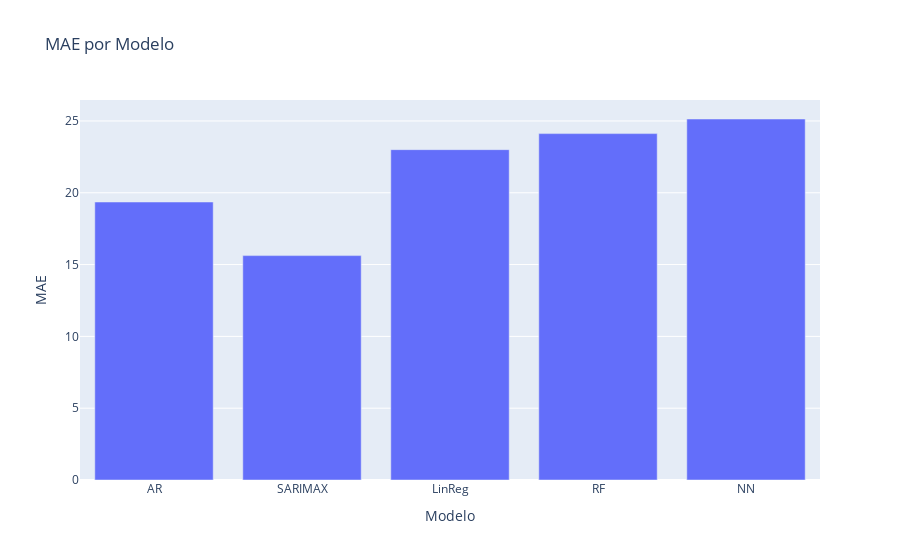

The notebook cell this image was saved under:
### Markdown cell above
# Dashboard

### Code cell
# Parámetros
window = 24 * 7
nlags  = 48

# Media móvil
rolling_mean = ts.rolling(window=window, center=True).mean()

# Fig 1: Serie vs Media móvil
fig_rolling = go.Figure()
fig_rolling.add_trace(go.Scatter(x=ts.index, y=ts, mode='lines', name='Serie original'))
fig_rolling.add_trace(go.Scatter(x=rolling_mean.index, y=rolling_mean, mode='lines', name=f'Media móvil {window}h'))
fig_rolling.update_layout(title='Serie NO₂ y Media Móvil Semanal',
                          xaxis_title='Fecha', yaxis_title='Medición')

# ACF / PACF
acf_vals  = acf(ts, nlags=nlags)
pacf_vals = pacf(ts, nlags=nlags, method='ywm')
lags = list(range(len(acf_vals)))

# Fig 2: ACF y PACF
fig_acf_pacf = make_subplots(rows=2, cols=1, subplot_titles=('ACF','PACF'))
fig_acf_pacf.add_trace(go.Bar(x=lags, y=acf_vals), row=1, col=1)
fig_acf_pacf.add_trace(go.Bar(x=lags, y=pacf_vals), row=2, col=1)
fig_acf_pacf.update_layout(height=800, title='ACF y PACF', showlegend=False)

# Fig 3: Predicciones vs reales
fig_preds = go.Figure()
fig_preds.add_trace(go.Scatter(x=y_true.index, y=y_true, mode='lines', name='Reales'))
fig_preds.add_trace(go.Scatter(x=y_true.index, y=pred_ar, mode='lines', name='AR (MAE=19.355)'))
fig_preds.add_trace(go.Scatter(x=y_true.index, y=y_pred_sarimax, mode='lines', name='SARIMAX (MAE=15.623)'))
fig_preds.add_trace(go.Scatter(x=y_true.index, y=y_pred_lr, mode='lines', name='LinReg (MAE=23.001)'))
fig_preds.add_trace(go.Scatter(x=y_true.index, y=y_pred_rf, mode='lines', name='RF (MAE=24.118)'))
fig_preds.add_trace(go.Scatter(x=y_true.index, y=y_pred_nn, mode='lines', name='NN (MAE=25.135)'))
fig_preds.update_layout(title='Predicciones vs Valores Reales',
                        xaxis_title='Fecha', yaxis_title='Medición')

# Fig 4: Comparativa MAE
model_names = ['AR','SARIMAX','LinReg','RF','NN']
mae_values  = [19.355, 15.623, 23.001, 24.118, 25.135]
fig_mae = go.Figure([go.Bar(x=model_names, y=mae_values)])
fig_mae.update_layout(title='MAE por Modelo',
                      xaxis_title='Modelo', yaxis_title='MAE')

### Figure 1 — Plotly figure (JSON) as saved in the notebook; plotly's stock layout.template omitted (floating-point values rounded to 4 significant figures)
{"data": [{"type": "bar", "x": ["AR", "SARIMAX", "LinReg", "RF", "NN"], "y": [19.36, 15.62, 23.0, 24.12, 25.14]}], "layout": {"title": {"text": "MAE por Modelo"}, "xaxis": {"title": {"text": "Modelo"}}, "yaxis": {"title": {"text": "MAE"}}}}
